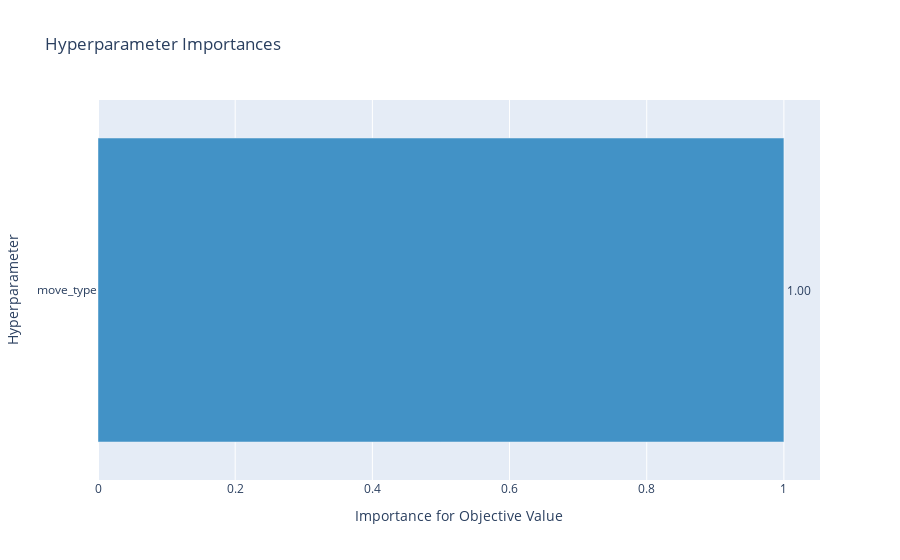

Notebook code cell kept with this figure:
### Code cell
import time
SAMPLE = True
COMPUTE = True
walker_mult = 2
nsamples = 200
nburn = 0


init_kargs = {'rho_test':rho_test,
              'ref_rho':RHO, 'ref_ne':None, 'ref_lower':None, 'ref_upper':None, 'ref_name':'!!!NA!!!',
              'lid_d':lid_d, 'ne_d':ne_d,
              'ne_prime_d':ne_prime_d, 'lid_error':lid_error, 'ne_error':ne_error, 
              'ne_prime_error':ne_prime_error, 'GetKernel':GetKernel, 'KERNEL_TYPE':'stationary', #'Kernel':kernel, 
              'rho_test2':rho_test2, 'rho_test3':rho_test3,
              'prior_mu':prior_mu, 'PYTORCH_DEGREE':0,
              'INC_EXTRA_INFO':inc_extra_info,
              'OPTIMIZE_EXP_ER':True, 'reset':True, 'plot':True}

# init_kargs = {'rho_test':rho_test, 'lid_d':data_hmode, 'ne_d':ne_d,
#               'ne_prime_d':ne_prime_d, 'lid_error':lid_error, 'ne_error':ne_error, 
#               'ne_prime_error':ne_prime_error, 'GetKernel':GetKernel, 'KERNEL_TYPE':'stationary', #'Kernel':kernel, 
#               'rho_test2':rho_test2, 'rho_test3':rho_test3,
#               'prior_mu':prior_mu, 'PYTORCH_DEGREE':0,
#               'INC_EXTRA_INFO':inc_extra_info,
#               'OPTIMIZE_EXP_ER':True, 'reset':True}

start = time.time()
print('############## hmode')
init_kargs_hmode = init_kargs.copy()
init_kargs_hmode['lid_d'] = data_hmode



# interf.CreateSampler(useMAP=False, walker_mult=2)
# print('MOVES BEFORE OPTUNA',interf.moves)
# interf.OptunaFB(study_name='tuning_emcee6', nsamples=100, n_trials=0)
# #Need to call after Optuna FB to add movers to the sampler
# interf.CreateSampler(useMAP=False, walker_mult=2)
# print('MOVES AFTER OPTUNA',list(interf.moves))
# interf.Sample(nsamples=100)
# interf.TracePlots(100,nburn=nburn,thin=1)
# interf.ComputeFullBayesian(nburn=nburn)


# print('#stationary')
if SAMPLE:
    init_kargs_hmode['KERNEL_TYPE'] = 'stationary'
    init_kargs_hmode['ref_ne'] = Hmode(RHO)
    init_kargs_hmode['ref_name'] = 'H Mode'
    interf_hmode_stat = ForwardGPR(**init_kargs_hmode)
    interf_hmode_stat.CreateSampler(useMAP=False, walker_mult=2)#FullBayesian(nsamples, useMAP=False, walker_mult=walker_mult)
    interf_hmode_stat.OptunaFB(study_name='tuning_emcee6', nsamples=100, n_trials=0)
    interf_hmode_stat.Sample(nsamples=nsamples)
    interf_hmode_stat.TracePlots(nsamples,nburn,thin=1)
    DillSave(interf_hmode_stat, file_name='interf_hmode_stat')

if COMPUTE:
    interf_hmode_stat = DillLoad('interf_hmode_stat')
    interf_hmode_stat.ComputeFullBayesian(nburn=nburn)
    ne_h_stat, std_h_stat = interf_hmode_stat.ne_fb, interf_hmode_stat.std_fb
    DillSave(interf_hmode_stat, file_name='interf_hmode_stat')

# print('#non-stationary-hyperbol')
# if SAMPLE:
#     init_kargs_hmode['KERNEL_TYPE'] = 'non-stationary-hyperbol'
#     interf_hmode_nstathy = ForwardGPR(**init_kargs_hmode)
#     interf_hmode_nstathy.FullBayesian(nsamples, useMAP=False, walker_mult=walker_mult)
#     interf_hmode_nstathy.TracePlots(nsamples)
# if COMPUTE:
#     interf_hmode_nstathy.ComputeFullBayesian(nburn=nburn)
#     ne_h_nstathy, std_h_nstathy = interf_hmode_nstathy.ne_fb, interf_hmode_nstathy.std_fb
#     DillSave(interf_hmode_nstathy, file_name='interf_hmode_nstathy')

# print('#non-stationary-spline')
# if SAMPLE:
#     init_kargs_hmode['KERNEL_TYPE'] = 'non-stationary-spline'
#     interf_hmode_nstatsp = ForwardGPR(**init_kargs_hmode)
#     interf_hmode_nstatsp.FullBayesian(nsamples, useMAP=False, walker_mult=walker_mult)
#     interf_hmode_nstatsp.TracePlots(nsamples)
# if COMPUTE:
#     interf_hmode_nstatsp.ComputeFullBayesian(nburn=nburn)
#     ne_h_nstatsp, std_h_nstatsp = interf_hmode_nstatsp.ne_fb, interf_hmode_nstatsp.std_fb
#     DillSave(interf_hmode_nstatsp, file_name='interf_hmode_nstatsp')

end = time.time()
print('Run took:', end-start,'s')
print('Run took:', (end-start)/60,'min')
print('Run took:', (end-start)/(60*60),'h')

# print('################ lmode')
# init_kargs_lmode = init_kargs.copy()
# init_kargs_lmode['lid_d'] = data_lmode

# print('#stationary')
# if SAMPLE:
#     init_kargs_lmode['KERNEL_TYPE'] = 'stationary'
#     interf_lmode_stat = ForwardGPR(**init_kargs_lmode)
#     interf_lmode_stat.FullBayesian(nsamples, useMAP=False)
#     interf_lmode_stat.TracePlots(nsamples)
# if COMPUTE:
#     interf_lmode_stat.ComputeFullBayesian(nburn=nburn)
#     ne_l_stat, std_l_stat = interf_lmode_stat.ne_fb, interf_lmode_stat.std_fb
#     DillSave(interf_lmode_stat, file_name='interf_lmode_stat')


# print('#non-stationary-hyperbol')
# if SAMPLE:
#     init_kargs_lmode['KERNEL_TYPE'] = 'non-stationary-hyperbol'
#     interf_lmode_nstathy = ForwardGPR(**init_kargs_lmode)
#     interf_lmode_nstathy.FullBayesian(nsamples, useMAP=False)
#     interf_lmode_nstathy.TracePlots(nsamples)
# if COMPUTE:
#     interf_lmode_nstathy.ComputeFullBayesian(nburn=nburn)
#     ne_l_nstathy, std_l_nstathy = interf_lmode_nstathy.ne_fb, interf_lmode_nstathy.std_fb
#     DillSave(interf_lmode_nstathy, file_name='interf_lmode_nstathy')


# print('#non-stationary-spline')
# if SAMPLE:
#     init_kargs_lmode['KERNEL_TYPE'] = 'non-stationary-spline'
#     interf_lmode_nstatsp = ForwardGPR(**init_kargs_lmode)
#     interf_lmode_nstatsp.FullBayesian(nsamples, useMAP=False)
#     interf_lmode_nstatsp.TracePlots(nsamples)
# if COMPUTE:
#     interf_lmode_nstatsp.ComputeFullBayesian(nburn=nburn)
#     ne_l_nstatsp, std_l_nstatsp = interf_lmode_nstatsp.ne_fb, interf_lmode_nstatsp.std_fb
#     DillSave(interf_lmode_nstatsp, file_name='interf_lmode_nstatsp')

# print('################ peaked')
# init_kargs_peaked = init_kargs.copy()
# init_kargs_peaked['lid_d'] = data_peaked

# print('#stationary')
# if SAMPLE:
#     init_kargs_peaked['KERNEL_TYPE'] = 'stationary'
#     interf_peaked_stat = ForwardGPR(**init_kargs_peaked)
#     interf_peaked_stat.FullBayesian(nsamples, useMAP=False)
#     interf_peaked_stat.TracePlots(nsamples)
# if COMPUTE:
#     interf_peaked_stat.ComputeFullBayesian(nburn=nburn)
#     ne_p_stat, std_p_stat = interf_peaked_stat.ne_fb, interf_peaked_stat.std_fb
#     DillSave(interf_peaked_stat, file_name='interf_peaked_stat')


# print('#non-stationary-hyperbol')
# if SAMPLE:
#     init_kargs_peaked['KERNEL_TYPE'] = 'non-stationary-hyperbol'
#     interf_peaked_nstathy = ForwardGPR(**init_kargs_peaked)
#     interf_peaked_nstathy.FullBayesian(nsamples, useMAP=False)
#     interf_peaked_nstathy.TracePlots(nsamples)
# if COMPUTE:
#     interf_peaked_nstathy.ComputeFullBayesian(nburn=nburn)
#     ne_p_nstathy, std_p_nstathy = interf_peaked_nstathy.ne_fb, interf_peaked_nstathy.std_fb
#     DillSave(interf_peaked_nstathy, file_name='interf_peaked_nstathy')


# print('#non-stationary-spline')
# if SAMPLE:
#     init_kargs_peaked['KERNEL_TYPE'] = 'non-stationary-spline'
#     interf_peaked_nstatsp = ForwardGPR(**init_kargs_peaked)
#     interf_peaked_nstatsp.FullBayesian(nsamples, useMAP=False)
#     interf_peaked_nstatsp.TracePlots(nsamples)
# if COMPUTE:
#     interf_peaked_nstatsp.ComputeFullBayesian(nburn=nburn)
#     ne_p_nstatsp, std_p_nstatsp = interf_peaked_nstatsp.ne_fb, interf_peaked_nstatsp.std_fb
#     DillSave(interf_peaked_nstatsp, file_name='interf_peaked_nstatsp')


# print('################ hpeaked')
# init_kargs_hpeaked = init_kargs.copy()
# init_kargs_hpeaked['lid_d'] = data_hpeaked

# print('#stationary')
# if SAMPLE:
#     init_kargs_hpeaked['KERNEL_TYPE'] = 'stationary'
#     interf_hpeaked_stat = ForwardGPR(**init_kargs_hpeaked)
#     interf_hpeaked_stat.FullBayesian(nsamples, useMAP=False)
#     interf_hpeaked_stat.TracePlots(nsamples)
# if COMPUTE:
#     interf_hpeaked_stat.ComputeFullBayesian(nburn=nburn)
#     ne_hp_stat, std_hp_stat = interf_hpeaked_stat.ne_fb, interf_hpeaked_stat.std_fb
#     DillSave(interf_hpeaked_stat, file_name='interf_hpeaked_stat')

# print('#non-stationary-hyperbol')
# if SAMPLE:
#     init_kargs_hpeaked['KERNEL_TYPE'] = 'non-stationary-hyperbol'
#     interf_hpeaked_nstathy = ForwardGPR(**init_kargs_hpeaked)
#     interf_hpeaked_nstathy.FullBayesian(nsamples, useMAP=False)
#     interf_hpeaked_nstathy.TracePlots(nsamples)
# if COMPUTE:
#     interf_hpeaked_nstathy.ComputeFullBayesian(nburn=nburn)
#     ne_hp_nstathy, std_hp_nstathy = interf_hpeaked_nstathy.ne_fb, interf_hpeaked_nstathy.std_fb
#     DillSave(interf_hpeaked_nstathy, file_name='interf_hpeaked_nstathy')

# print('#non-stationary-spline')
# if SAMPLE:
#     init_kargs_hpeaked['KERNEL_TYPE'] = 'non-stationary-spline'
#     interf_hpeaked_nstatsp = ForwardGPR(**init_kargs_hpeaked)
#     interf_hpeaked_nstatsp.FullBayesian(nsamples, useMAP=False)
#     interf_hpeaked_nstatsp.TracePlots(nsamples)
# if COMPUTE:
#     interf_hpeaked_nstatsp.ComputeFullBayesian(nburn=nburn)
#     ne_hp_nstatsp, std_hp_nstatsp = interf_hpeaked_nstatsp.ne_fb, interf_hpeaked_nstatsp.std_fb
#     DillSave(interf_hpeaked_nstatsp, file_name='interf_hpeaked_nstatsp')


# print('################ lpeaked')
# init_kargs_lpeaked = init_kargs.copy()
# init_kargs_lpeaked['lid_d'] = data_lpeaked

# print('#stationary')
# if SAMPLE:
#     init_kargs_lpeaked['KERNEL_TYPE'] = 'stationary'
#     interf_lpeaked_stat = ForwardGPR(**init_kargs_lpeaked)
#     interf_lpeaked_stat.FullBayesian(nsamples, useMAP=False)
#     interf_lpeaked_stat.TracePlots(nsamples)
# if COMPUTE:
#     interf_lpeaked_stat.ComputeFullBayesian(nburn=nburn)
#     ne_lp_stat, std_lp_stat = interf_lpeaked_stat.ne_fb, interf_lpeaked_stat.std_fb
#     DillSave(interf_lpeaked_stat, file_name='interf_lpeaked_stat')


# print('#non-stationary-hyperbol')
# if SAMPLE:
#     init_kargs_lpeaked['KERNEL_TYPE'] = 'non-stationary-hyperbol'
#     interf_lpeaked_nstathy = ForwardGPR(**init_kargs_lpeaked)
#     interf_lpeaked_nstathy.FullBayesian(nsamples, useMAP=False)
#     interf_lpeaked_nstathy.TracePlots(nsamples)
# if COMPUTE:
#     interf_lpeaked_nstathy.ComputeFullBayesian(nburn=nburn)
#     ne_lp_nstathy, std_lp_nstathy = interf_lpeaked_nstathy.ne_fb, interf_lpeaked_nstathy.std_fb
#     DillSave(interf_lpeaked_nstathy, file_name='interf_lpeaked_nstathy')


# print('#non-stationary-spline')
# if SAMPLE:
#     init_kargs_lpeaked['KERNEL_TYPE'] = 'non-stationary-spline'
#     interf_lpeaked_nstatsp = ForwardGPR(**init_kargs_lpeaked)
#     interf_lpeaked_nstatsp.FullBayesian(nsamples, useMAP=False)
#     interf_lpeaked_nstatsp.TracePlots(nsamples)
# if COMPUTE:
#     interf_lpeaked_nstatsp.ComputeFullBayesian(nburn=nburn)
#     ne_lp_nstatsp, std_lp_nstatsp = interf_lpeaked_nstatsp.ne_fb, interf_lpeaked_nstatsp.std_fb
#     DillSave(interf_lpeaked_nstatsp, file_name='interf_lpeaked_nstatsp')

### Figure 1 — Plotly figure (JSON) as saved in the notebook; plotly's stock layout.template omitted (floating-point values rounded to 4 significant figures)
{"data": [{"cliponaxis": false, "hovertemplate": ["move_type (CategoricalDistribution): 1.0<extra></extra>"], "marker": {"color": "rgb(66,146,198)"}, "orientation": "h", "text": ["1.00"], "textposition": "outside", "type": "bar", "x": [1], "y": ["move_type"]}], "layout": {"showlegend": false, "title": {"text": "Hyperparameter Importances"}, "xaxis": {"title": {"text": "Importance for Objective Value"}}, "yaxis": {"title": {"text": "Hyperparameter"}}}}
